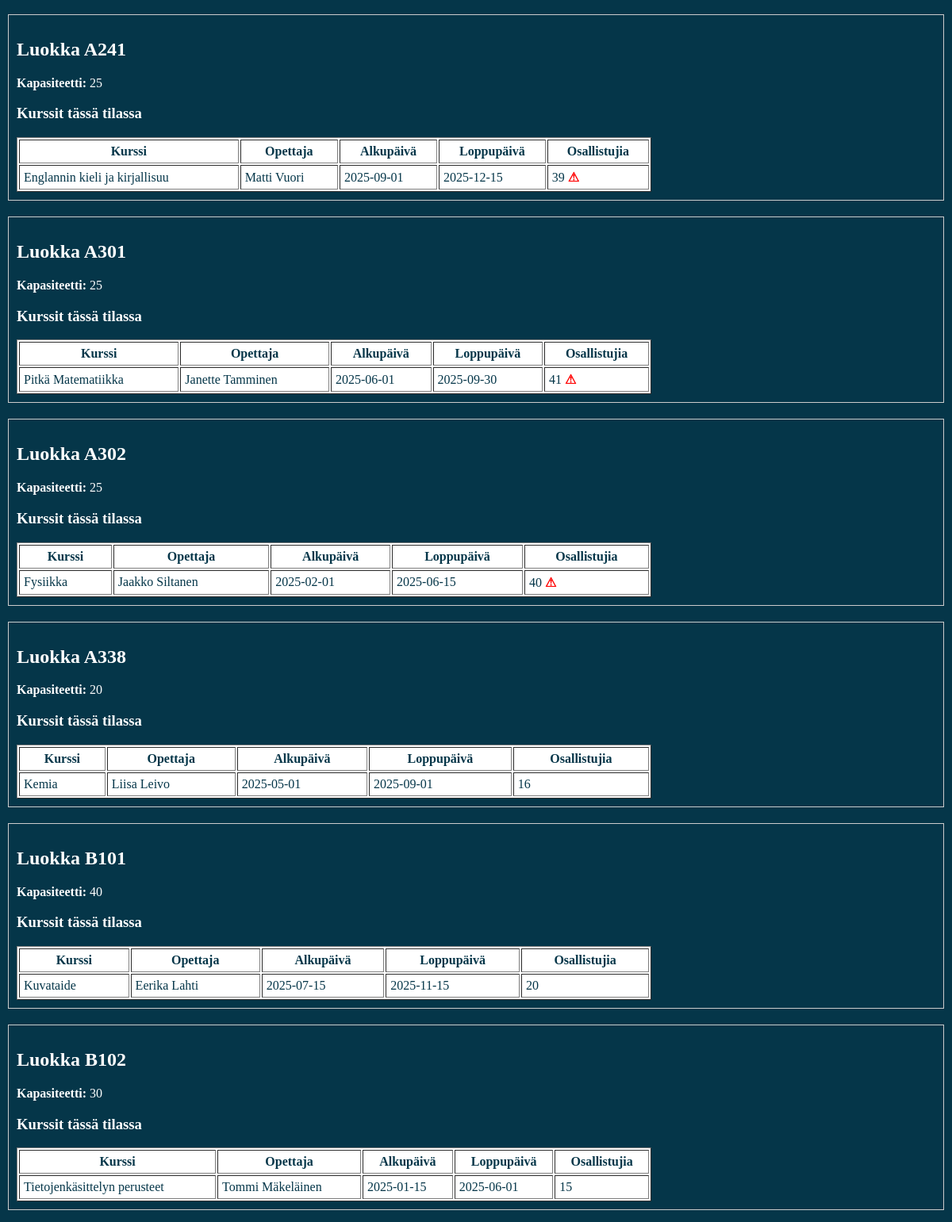
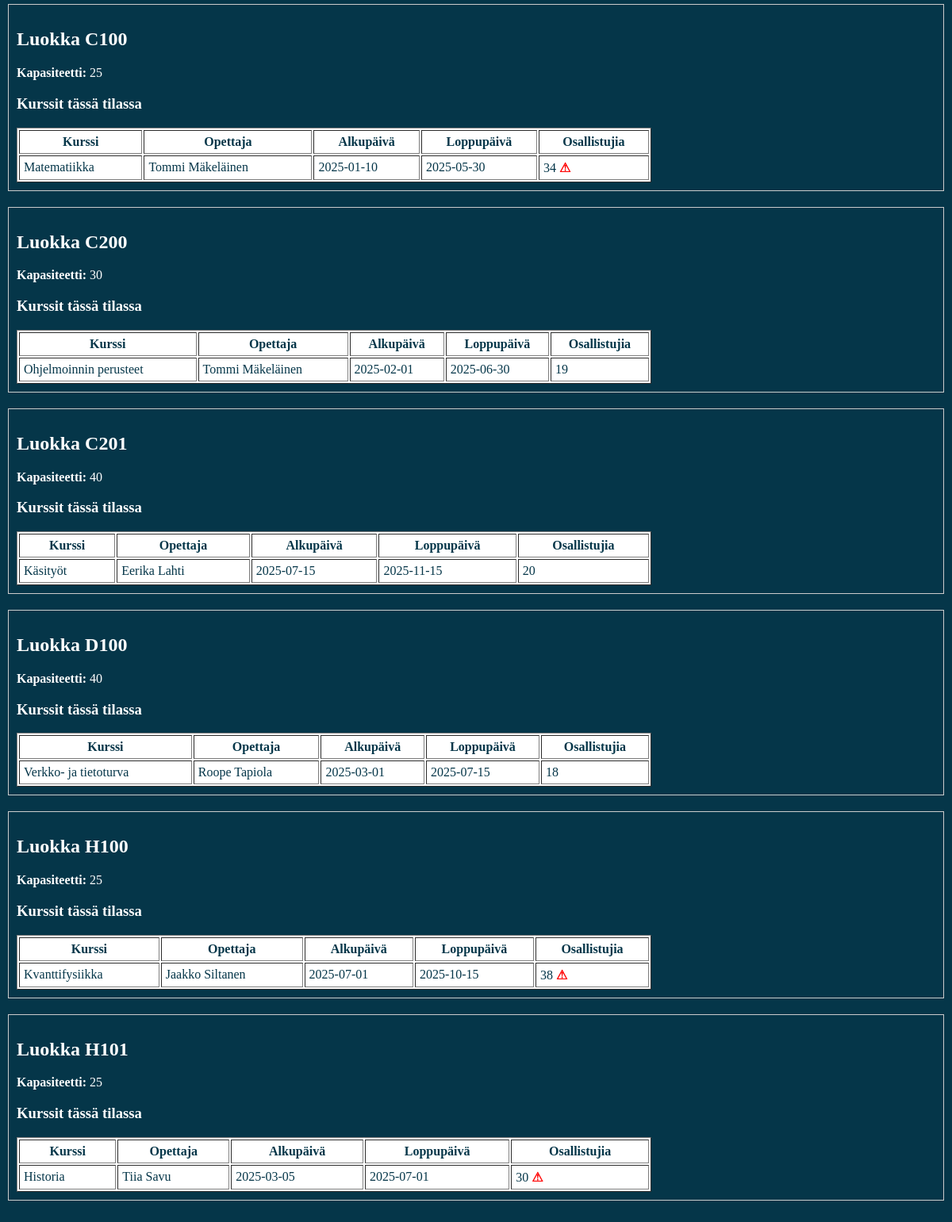
The app's page /Koodi/tilat.php (lower part), older data (2 pictures, top to bottom).
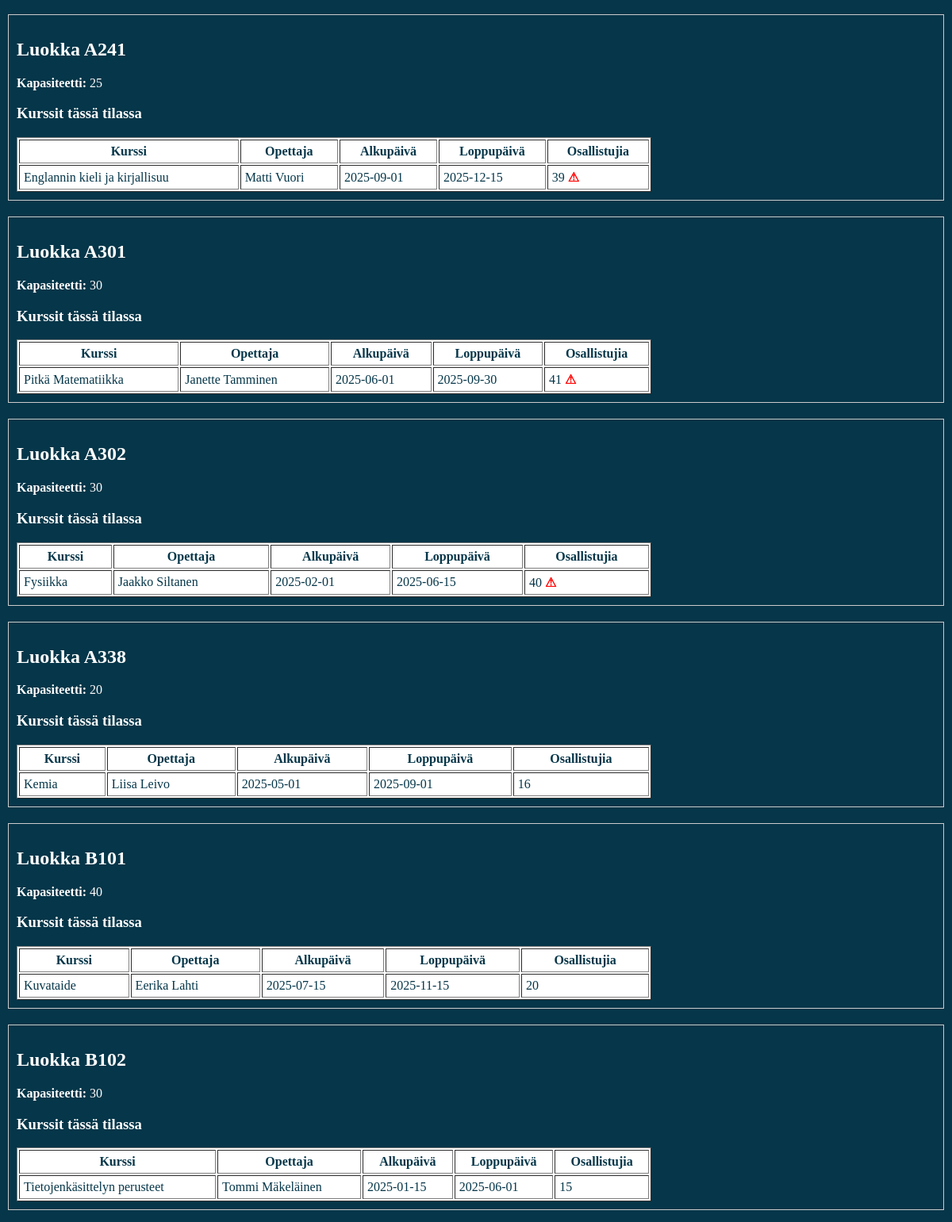
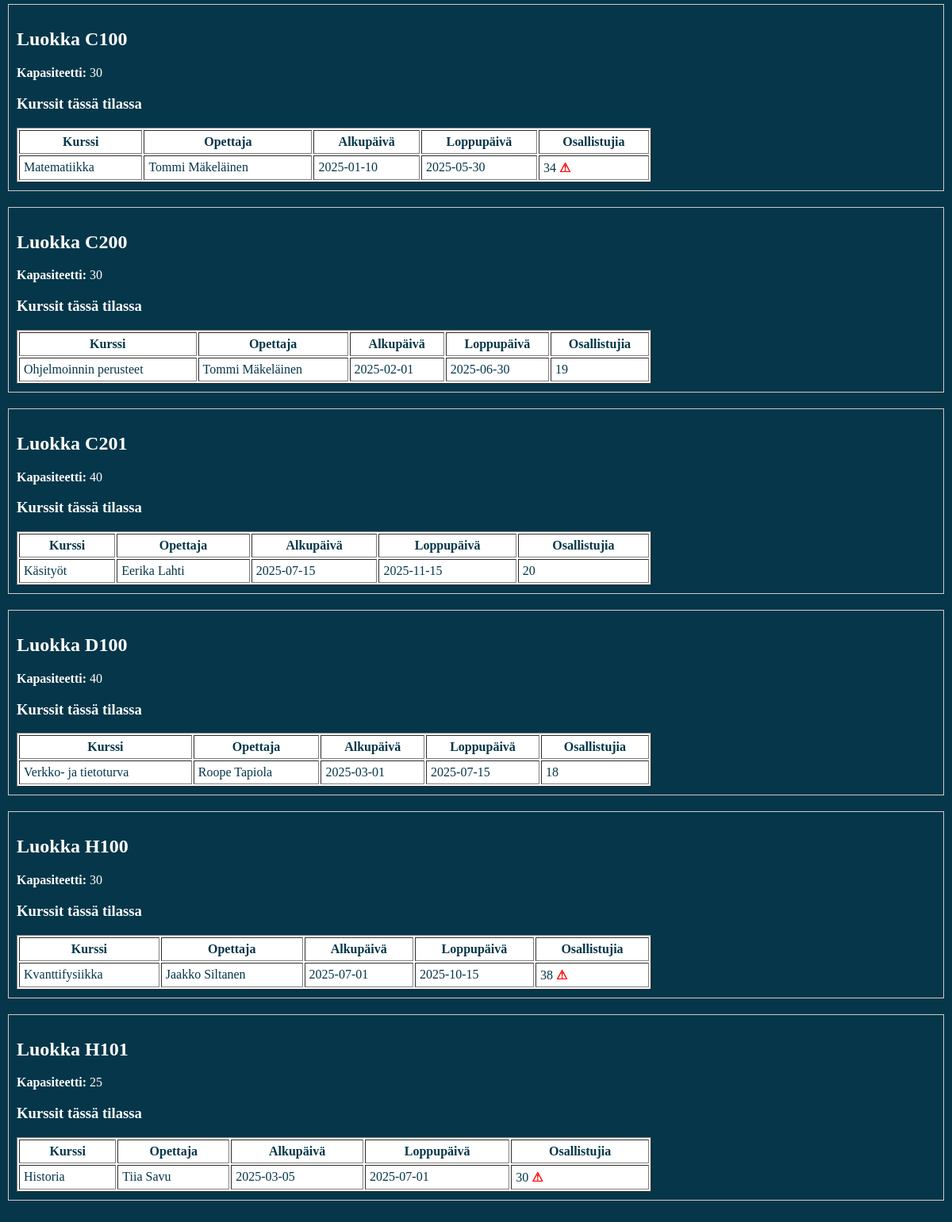
The same page, newer data (2 pictures, top to bottom).
### tables this page shows
CREATE TABLE `tilat` (
  `Tunnus` int(11) NOT NULL,
  `Nimi` varchar(30) NOT NULL,
  `Kapasiteetti` int(11) NOT NULL
);

CREATE TABLE `kurssit` (
  `Tunnus` int(11) NOT NULL,
  `Nimi` varchar(30) NOT NULL,
  `Kuvaus` text NOT NULL,
  `Alkupaiva` date NOT NULL,
  `Loppupaiva` date NOT NULL,
  `Opettaja` int(11) NOT NULL,
  `Tila` int(11) NOT NULL
);

CREATE TABLE `opettajat` (
  `Tunnusnumero` int(11) NOT NULL,
  `Etunimi` varchar(30) NOT NULL,
  `Sukunimi` varchar(30) NOT NULL,
  `Aine` varchar(30) NOT NULL
);

### Koodi/tilat.php (the view, shortened to what this page needs)
<?php
include 'yhteys.php';
$sql = "SELECT Tunnus, Nimi, Kapasiteetti FROM tilat ORDER BY Nimi";
$stmt = $yhteys->query($sql);
$tilat = $stmt->fetchAll(PDO::FETCH_ASSOC);
?>
<!DOCTYPE html>
<html lang="fi">
<head>
    <link rel="stylesheet" href="styles.css">
</head>
<body>
    <div class="content">
        <?php foreach ($tilat as $tila): ?>
            <div class="course-box" style="border:1px solid #ccc; padding:10px; margin-bottom:20px;">
                <h2><?= htmlspecialchars($tila['Nimi']) ?></h2>
                <p><strong>Kapasiteetti:</strong> <?= htmlspecialchars($tila['Kapasiteetti']) ?></p>
                <h3>Kurssit tässä tilassa</h3>
                <?php
                $sql2 = "SELECT k.Tunnus, k.Nimi, k.Alkupaiva, k.Loppupaiva,
                                o.Etunimi, o.Sukunimi
                         FROM kurssit k
                         LEFT JOIN opettajat o ON k.Opettaja = o.Tunnusnumero
                         WHERE k.Tila = ?
                         ORDER BY k.Nimi";
                $stmt2 = $yhteys->prepare($sql2);
                $stmt2->execute([$tila['Tunnus']]);
                $kurssit = $stmt2->fetchAll(PDO::FETCH_ASSOC);
                ?>
                <?php if (empty($kurssit)): ?>
                    <p>Ei tällä hetkellä kursseja tässä tilassa.</p>
                <?php else: ?>
                    <table border="1" cellpadding="5" style="width:100%; max-width:800px;">
                        <tr>
                            <th>Kurssi</th>
                            <th>Opettaja</th>
                            <th>Alkupäivä</th>
                            <th>Loppupäivä</th>
                            <th>Osallistujia</th>
                        </tr>
                        <?php foreach ($kurssit as $kurssi): ?>
                            <?php
                            $sql3 = "SELECT COUNT(*) AS osallistujia FROM kurssikirjautuminen WHERE Kurssi = ?";
                            $stmt3 = $yhteys->prepare($sql3);
                            $stmt3->execute([$kurssi['Tunnus']]);
                            $osallistujat = $stmt3->fetch(PDO::FETCH_ASSOC)['osallistujia'];
                            $varoitus = $osallistujat > $tila['Kapasiteetti'];
                            ?>
                            <tr>
                                <td><?= htmlspecialchars($kurssi['Nimi']) ?></td>
                                <td><?= htmlspecialchars($kurssi['Etunimi'] . ' ' . $kurssi['Sukunimi']) ?></td>
                                <td><?= htmlspecialchars($kurssi['Alkupaiva']) ?></td>
                                <td><?= htmlspecialchars($kurssi['Loppupaiva']) ?></td>
                                <td>
                                    <?= $osallistujat ?>
                                    <?php if ($varoitus): ?>
                                        <span class="warning">&#9888;</span>
                                    <?php endif; ?>
                                </td>
                            </tr>
                        <?php endforeach; ?>
                    </table>
                <?php endif; ?>
            </div>
        <?php endforeach; ?>
    </div>
</body>
</html>

### Koodi/styles.css (style rules this page uses)
html, body { margin: 0; padding: 0; min-height: 150vh; width: 100%; background-color: rgb(5, 54, 73); display: flex; flex-direction: column; }
.content { color: white; padding: 10px; }

### Koodi/tilat.php (style rules this page uses)
.warning { color: red; font-weight: bold; }

Row changes from the older to the newer data that the page shows:
changed tilat "Luokka A301": Kapasiteetti "25" → "30"
changed tilat "Luokka A302": Kapasiteetti "25" → "30"
changed tilat "Luokka C100": Kapasiteetti "25" → "30"
changed tilat "Luokka H100": Kapasiteetti "25" → "30"
